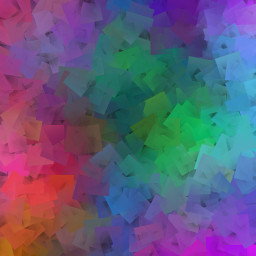
//> input picture tiltshift_images/blend1.jpg, 256 x 256 px
$ ./main ../tiltshift_images/blend1.jpg   (built with g++ and OpenCV 4)
//> lines starting //> are read from the running program, lines starting //| are printed output that depends on the picture; after the words box and inside, x2 and y2 are one past the last pixel; in counts of white or black regions, pixels touching at a corner belong together
#include <iostream>
#include <fstream>
#include <cmath>
#include <opencv2/opencv.hpp>

int main(int argc, char **argv)
{
  if (argc < 2)
  {
    std::cerr << "Usage: " << argv[0] << " <image_path>" << std::endl;
    return -1;
  }

  cv::Mat image, gray;
  std::ofstream file;
  cv::Moments momentos;

  image = cv::imread(argv[1], cv::IMREAD_GRAYSCALE);
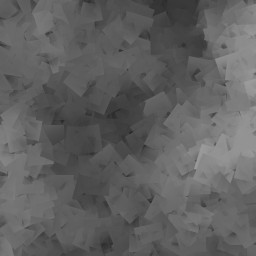
//> image: 256 rows x 256 cols, CV_8UC1; min 40, max 157, mean 96.3

  if (!image.data)
  {
    std::cout << "Could not open or find the image: " << argv[1] << std::endl;
    return -1;
  }

  file.open("../assets/moments.txt");
  if (!file.is_open())
  {
    std::cerr << "Failed to open moments.txt for writing!" << std::endl;
    return -1;
  }

  cv::threshold(image, image, 1, 255, cv::THRESH_BINARY + cv::THRESH_OTSU + cv::THRESH_BINARY_INV);
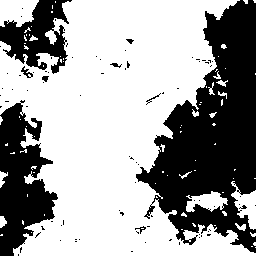
//> image: 256 rows x 256 cols, CV_8UC1; 63.1% white; 84 black regions (75 under 20 px)

  std::vector<std::vector<cv::Point>> contours;
  std::vector<cv::Vec4i> hierarchy;

  cv::findContours(image, contours, hierarchy, cv::RETR_EXTERNAL, cv::CHAIN_APPROX_NONE);
//> contours = 81 contours, 72 with area under 20; largest, box (x1, y1, x2, y2) and area: (0, 0, 256, 256) 38182, (0, 0, 39, 27) 738, (231, 181, 256, 230) 530, (186, 191, 228, 212) 462, (0, 171, 8, 188) 46

  cv::cvtColor(image, image, cv::COLOR_GRAY2BGR);
//> image: 256 rows x 256 cols, CV_8UC3; 63.1% white; 84 black regions (75 under 20 px), largest, box (x1, y1, x2, y2) and area: (136, 0, 256, 253) 15835, (0, 100, 58, 256) 5241, (0, 0, 72, 74) 2715

  int nformas = 0;

  for (size_t i = 0; i < contours.size(); i++)
  {
    if (contours[i].size() < 10)
    {
      continue;
    }
    nformas++;
    momentos = cv::moments(contours[i]);

    cv::Point2f center(momentos.m10 / momentos.m00, momentos.m01 / momentos.m00);

    double hu[7];
    cv::HuMoments(momentos, hu);

    if (hu[0] > 0)
    {
      cv::drawContours(image, contours, i, cv::Scalar(0, 0, 255), 2);
    }
    else
    {
      cv::drawContours(image, contours, i, cv::Scalar(0, 255, 0), 2);
    }

    cv::putText(image, std::to_string(i), center, cv::FONT_HERSHEY_SIMPLEX, 0.5, cv::Scalar(0, 0, 0), 8);
    cv::putText(image, std::to_string(i), center, cv::FONT_HERSHEY_SIMPLEX, 0.5, cv::Scalar(255, 255, 255), 1);

    file << i << ", ";
    for (int j = 0; j < 7; j++)
    {
      hu[j] = -1 * std::copysign(1.0, hu[j]) * std::log10(std::abs(hu[j]));
      file << hu[j] << ", ";
    }
    file << std::endl;
  }
//> this loop made 81 passes
//> center on passes 34, 54, 73: Point(24.74, 150.5), Point(211, 89.9), Point(27.2, 29.63)
//> center on passes 5, 9, 12, 14, 15, 19: Point(252.9, 234.4), Point(241, 226.7), Point(2.28, 221.3), Point(183.4, 214.2), Point(224.2, 212.9), Point(206.6, 201.3)
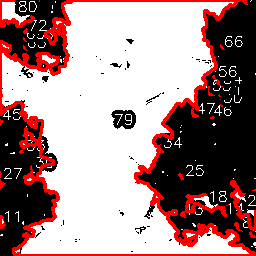
//> image: 256 rows x 256 cols, CV_8UC3; mean B, G, R 138.1, 138.1, 166.4
//> after the loop, nformas = 28

  std::cout << "Count of objects: " << nformas << std::endl;
//| Count of objects: 28
  file.close();

  cv::imshow("Contours Labeled", image);
  cv::imwrite("../assets/contours-labeled.png", image);
  cv::waitKey();
  return 0;
}

$ run again, on tiltshift_images/nausicaa_tilt.jpg
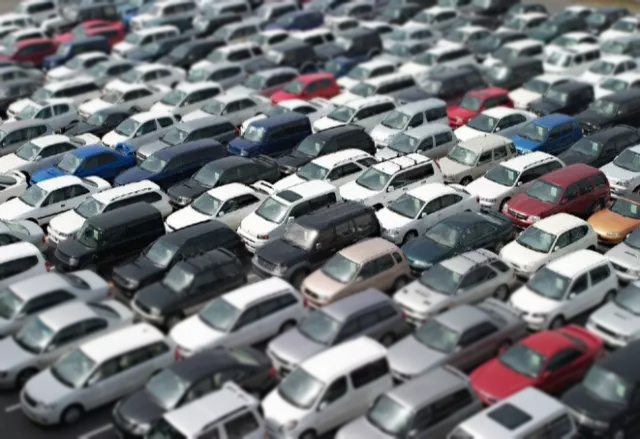
//> input picture tiltshift_images/nausicaa_tilt.jpg, 640 x 439 px
//> `cv::threshold(image, image, 1, 255, cv::THRESH_BINARY + cv::THRESH_OTS..`:
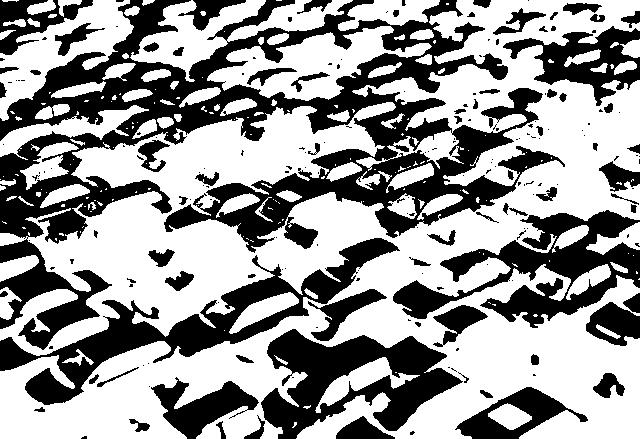
//> image: 439 rows x 640 cols, CV_8UC1; 60% white; 199 black regions (123 under 20 px)
//> contours = 192 contours, 126 with area under 20; largest, box (x1, y1, x2, y2) and area: (0, 0, 640, 439) 130408, (207, 26, 432, 101) 7129, (0, 0, 134, 121) 6174, (130, 0, 353, 82) 5726, (0, 105, 149, 160) 2047
//> the loop `for (size_t i = 0; i < contours.size(); i++)` made 192 passes
//> center on passes 1, 19, 37, 57, 59: Point(294.6, 424.1), Point(515, 264.8), Point(617.5, 239.8), Point(261.4, 211.1), Point(24.32, 200.8)
//> after the loop `for (size_t i = 0; i < contours.size(); i++)`:
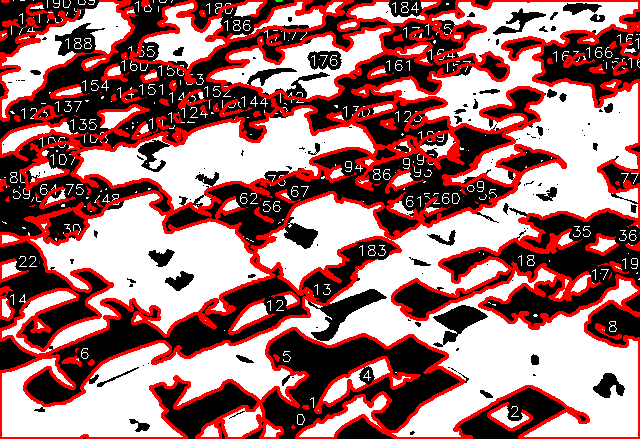
//> image: 439 rows x 640 cols, CV_8UC3; mean B, G, R 113.7, 113.8, 164.5
//> after the loop `for (size_t i = 0; i < contours.size(); i++)`: nformas = 96; momentos = moments, m00 6, centre m10/m00, m01/m00 = (6.83, 0.444)
//| Count of objects: 96
